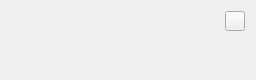
<?xml version="1.0" encoding="UTF-8"?>
<ui version="4.0">
 <class>ModCard</class>
 <widget class="CardWidget" name="ModCard">
  <property name="geometry">
   <rect>
    <x>0</x>
    <y>0</y>
    <width>256</width>
    <height>80</height>
   </rect>
  </property>
  <property name="minimumSize">
   <size>
    <width>0</width>
    <height>80</height>
   </size>
  </property>
  <property name="windowTitle">
   <string notr="true">ModCard</string>
  </property>
  <layout class="QHBoxLayout" name="horizontalLayout_2">
   <item>
    <widget class="IconWidget" name="ModIcon">
     <property name="minimumSize">
      <size>
       <width>60</width>
       <height>60</height>
      </size>
     </property>
     <property name="maximumSize">
      <size>
       <width>60</width>
       <height>60</height>
      </size>
     </property>
    </widget>
   </item>
   <item>
    <layout class="QVBoxLayout" name="verticalLayout">
     <item>
      <layout class="QHBoxLayout" name="horizontalLayout">
       <item>
        <widget class="StrongBodyLabel" name="ModName">
         <property name="maximumSize">
          <size>
           <width>16777215</width>
           <height>20</height>
          </size>
         </property>
         <property name="text">
          <string notr="true"/>
         </property>
        </widget>
       </item>
       <item>
        <widget class="CaptionLabel" name="ModAuthors">
         <property name="maximumSize">
          <size>
           <width>16777215</width>
           <height>20</height>
          </size>
         </property>
         <property name="text">
          <string notr="true"/>
         </property>
        </widget>
       </item>
       <item>
        <widget class="TransparentToolButton" name="More">
         <property name="minimumSize">
          <size>
           <width>0</width>
           <height>20</height>
          </size>
         </property>
         <property name="maximumSize">
          <size>
           <width>20</width>
           <height>20</height>
          </size>
         </property>
        </widget>
       </item>
      </layout>
     </item>
     <item>
      <widget class="BodyLabel" name="ModDesc">
       <property name="text">
        <string notr="true"/>
       </property>
       <property name="wordWrap">
        <bool>true</bool>
       </property>
      </widget>
     </item>
    </layout>
   </item>
  </layout>
 </widget>
 <customwidgets>
  <customwidget>
   <class>ToolButton</class>
   <extends>QToolButton</extends>
   <header>qfluentwidgets</header>
  </customwidget>
  <customwidget>
   <class>TransparentToolButton</class>
   <extends>ToolButton</extends>
   <header>qfluentwidgets</header>
  </customwidget>
  <customwidget>
   <class>IconWidget</class>
   <extends>QWidget</extends>
   <header>qfluentwidgets</header>
  </customwidget>
  <customwidget>
   <class>CardWidget</class>
   <extends>QFrame</extends>
   <header>qfluentwidgets</header>
   <container>1</container>
  </customwidget>
  <customwidget>
   <class>CaptionLabel</class>
   <extends>QLabel</extends>
   <header>qfluentwidgets</header>
  </customwidget>
  <customwidget>
   <class>BodyLabel</class>
   <extends>QLabel</extends>
   <header>qfluentwidgets</header>
  </customwidget>
  <customwidget>
   <class>StrongBodyLabel</class>
   <extends>QLabel</extends>
   <header>qfluentwidgets</header>
  </customwidget>
 </customwidgets>
 <resources/>
 <connections/>
</ui>
